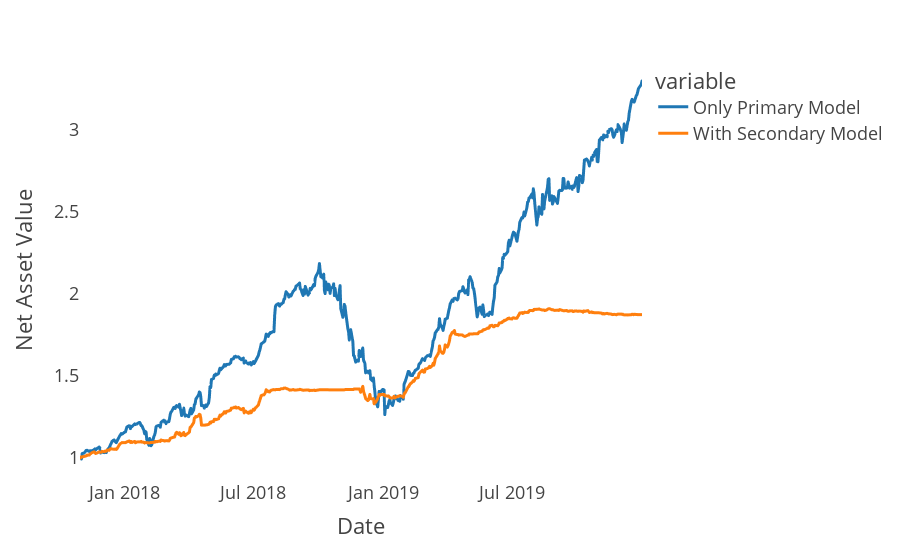

Notebook code cell kept with this figure:
### Code cell
tau = 0.01
tt = pd.concat([nav[tau], nav_[tau]], axis=1)
tt.columns = ['Only Primary Model', 'With Secondary Model']
fig = px.line(tt.resample('D').last().dropna())
fig.update_yaxes(title='Net Asset Value', showgrid=False)
fig.update_xaxes(title='Date', showgrid=False)
fig

### Figure 1 — Plotly figure (JSON) as saved in the notebook; plotly's stock layout.template omitted (floating-point values rounded to 4 significant figures; data arrays with more than 128 entries replaced by an {"elided": "..."} marker saying what was removed)
{"data": [{"hovertemplate": "variable=Only Primary Model<br>date=%{x}<br>value=%{y}<extra></extra>", "legendgroup": "Only Primary Model", "line": {"color": "#1F77B4", "dash": "solid"}, "marker": {"symbol": "circle"}, "mode": "lines", "name": "Only Primary Model", "showlegend": true, "type": "scattergl", "x": {"elided": "545 str values"}, "xaxis": "x", "y": {"elided": "545 float values"}, "yaxis": "y"}, {"hovertemplate": "variable=With Secondary Model<br>date=%{x}<br>value=%{y}<extra></extra>", "legendgroup": "With Secondary Model", "line": {"color": "#FF7F0E", "dash": "solid"}, "marker": {"symbol": "circle"}, "mode": "lines", "name": "With Secondary Model", "showlegend": true, "type": "scattergl", "x": {"elided": "545 str values"}, "xaxis": "x", "y": {"elided": "545 float values"}, "yaxis": "y"}], "layout": {"legend": {"title": {"text": "variable"}, "tracegroupgap": 0}, "margin": {"t": 60}, "xaxis": {"anchor": "y", "domain": [0, 1], "showgrid": false, "title": {"text": "Date"}}, "yaxis": {"anchor": "x", "domain": [0, 1], "showgrid": false, "title": {"text": "Net Asset Value"}}}}
